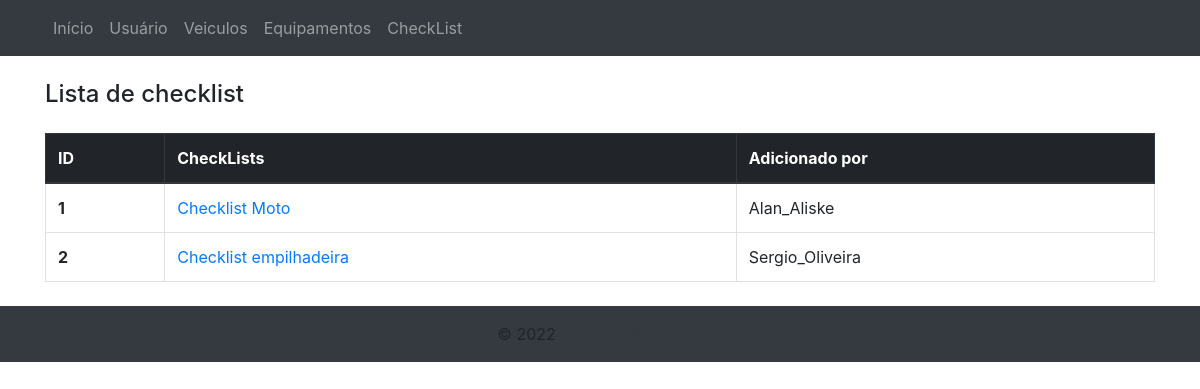
The page /checklist/ on the database as committed earlier.
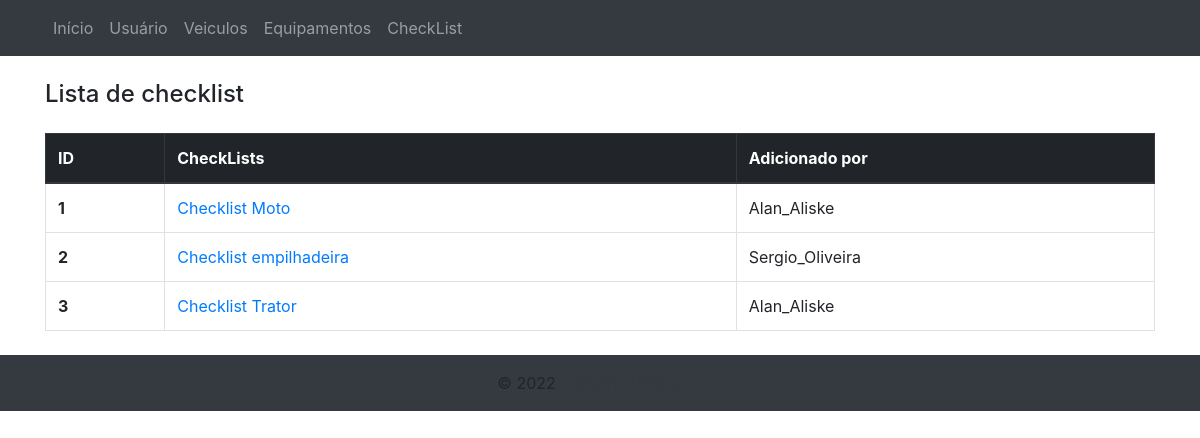
The same page on the database as committed later.
### core/models.py (models this page shows)
class CheckList(models.Model):
    id = models.AutoField(primary_key=True)
    descricao = models.CharField(verbose_name="Descrição do CheckList", max_length=256, blank=True, null=True)
    equipamento_seguranca = models.ManyToManyField(EquipamentoSeguraca)
    usuario = models.ForeignKey(AuthUser, on_delete=models.CASCADE)
    veiculos = models.ForeignKey(Veiculos, on_delete=models.CASCADE)
    def __str__(self):
        return self.descricao

class AuthUser(models.Model):
    id = models.AutoField(primary_key=True)
    password = models.CharField(max_length=128)
    last_login = models.DateTimeField(blank=True, null=True)
    is_superuser = models.BooleanField()
    username = models.CharField(unique=True, max_length=150)
    last_name = models.CharField(max_length=150)
    email = models.CharField(max_length=254)
    is_staff = models.BooleanField()
    is_active = models.BooleanField()
    date_joined = models.DateTimeField()
    first_name = models.CharField(max_length=150)
    class Meta:
        managed = False
        db_table = 'auth_user'
    def __str__(self):
        return self.username

### core/views.py (the view)
# urls.py: path('checklist/', views.checklist, name='checklist'),
def checklist(request):
    checklist = CheckList.objects.all()
    response = {'checklists': checklist}
    return render(request, 'checklist.html', response)

### Templates/checklist.html (shortened to what this page needs)
{% extends "index.html" %}
{% block content %}
<div class="container mt-4 mb-4">
  <div class="">
    <h4>Lista de checklist</h4>
    <table class="table table-bordered mt-4">
      <thead class="thead-dark">
        <tr>
          <th scope="col">ID</th>
          <th scope="col">CheckLists</th>
          <th scope="col">Adicionado por</th>
        </tr>
      </thead>
      <tbody>
        {% for checklist in checklists %}
        <tr>
          <th scope="row">{{checklist.id}}</th>
          <td> <a href="detalhes/" title="Detalhes"> {{checklist}} </a></td>
          <td>{{checklist.usuario}}</td>
        </tr>
        {% endfor %}
      </tbody>
    </table>
  </div>
</div>
{% endblock %}

Rows that differ between the two databases and show on the page:
added CheckList: id "3", descricao "Checklist Trator", usuario "Alan_Aliske"
